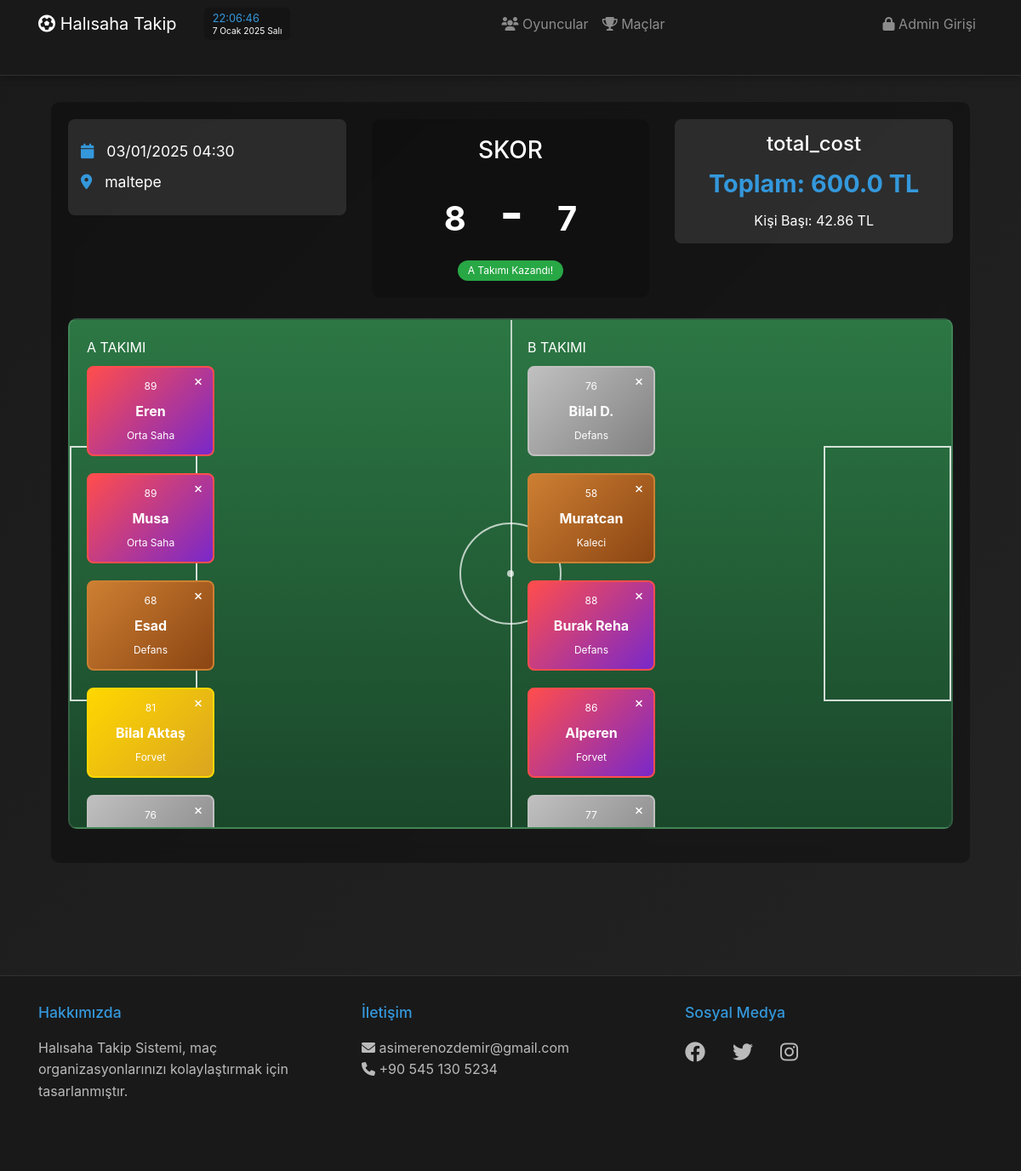
Page /matches/1 on the committed database.
### models.py (models this page shows, shortened)
class Match(db.Model):
    id = db.Column(db.Integer, primary_key=True)
    date = db.Column(db.DateTime, nullable=False)
    location = db.Column(db.String(100), nullable=False)
    total_cost = db.Column(db.Float, nullable=False)
    score_team_a = db.Column(db.Integer)
    score_team_b = db.Column(db.Integer)
    match_players = db.relationship(
        'MatchPlayer',
        cascade='all, delete-orphan',
        lazy=True,
        backref=db.backref('match', lazy=True)
    )
    players = db.relationship(
        'Player',
        secondary='match_player',
        backref=db.backref('matches', lazy=True)
    )

class MatchPlayer(db.Model):
    __tablename__ = 'match_player'
    id = db.Column(db.Integer, primary_key=True)
    match_id = db.Column(db.Integer, db.ForeignKey('match.id'))
    player_id = db.Column(db.Integer, db.ForeignKey('player.id'))
    team = db.Column(db.String(1))  # 'A' veya 'B'
    has_paid = db.Column(db.Boolean, default=False)
    payment_amount = db.Column(db.Float)
    player = db.relationship('Player', backref=db.backref('match_players', lazy=True))

class Player(db.Model):
    id = db.Column(db.Integer, primary_key=True)
    name = db.Column(db.String(100), nullable=False)
    position = db.Column(db.String(50))
    is_active = db.Column(db.Boolean, default=True)
    pace = db.Column(db.Integer, default=70)  # Hız
    shooting = db.Column(db.Integer, default=70)  # Şut
    passing = db.Column(db.Integer, default=70)  # Pas
    dribbling = db.Column(db.Integer, default=70)  # Dribling
    defending = db.Column(db.Integer, default=70)  # Defans
    physical = db.Column(db.Integer, default=70)  # Fizik
    @property
    def overall(self):
        weights = {
            'Kaleci': {'pace': 0.1, 'shooting': 0, 'passing': 0.2, 'dribbling': 0.1, 'defending': 0.4, 'physical': 0.2},
            'Defans': {'pace': 0.2, 'shooting': 0.1, 'passing': 0.2, 'dribbling': 0.1, 'defending': 0.3, 'physical': 0.1},
            'Orta Saha': {'pace': 0.15, 'shooting': 0.2, 'passing': 0.25, 'dribbling': 0.2, 'defending': 0.1, 'physical': 0.1},
            'Forvet': {'pace': 0.2, 'shooting': 0.3, 'passing': 0.15, 'dribbling': 0.2, 'defending': 0.05, 'physical': 0.1}
        }
        w = weights.get(self.position, weights['Orta Saha'])
        return int(
            self.pace * w['pace'] +
            self.shooting * w['shooting'] +
            self.passing * w['passing'] +
            self.dribbling * w['dribbling'] +
            self.defending * w['defending'] +
            self.physical * w['physical']
        )

### app.py (the view)
@app.route('/matches/<int:id>')
def match_detail(id):
    match = Match.query.get_or_404(id)
    is_admin = False
    token = request.cookies.get('jwt_token') or request.headers.get('Authorization', '').replace('Bearer ', '')
    if token:
        try:
            jwt.decode(token, app.config['SECRET_KEY'], algorithms=["HS256"])
            is_admin = True
        except:
            is_admin = False
    return render_template('match_detail.html',
                         match=match,
                         is_admin=is_admin,  # Template'e admin durumunu gönder
                         now=datetime.now())

### app.py (called while the page is built)
@app.context_processor
def utility_processor():
    def get_player_card_class(ovr):
        if ovr >= 85:
            return 'player-special'
        elif ovr >= 80:
            return 'player-gold'
        elif ovr >= 75:
            return 'player-silver'
        else:
            return 'player-bronze'
    return dict(get_player_card_class=get_player_card_class)

def get_translation(key, **kwargs):
    text = translations['tr'].get(key, key)  # Direkt Türkçe çevirileri al
    if kwargs:
        try:
            return text.format(**kwargs)
        except (KeyError, ValueError):
            return text
    return text

@app.context_processor
def utility_processor():
    return dict(translate=get_translation)

@app.context_processor
def inject_language():
    return {
        'current_lang': session.get('lang', 'tr'),
        'available_languages': {
            'tr': 'Türkçe',
            'en': 'English'
        }
    }

@app.before_request
def before_request():
    session['lang'] = 'tr'  # Her zaman Türkçe olacak

### templates/match_detail.html (shortened to what this page needs)
{% extends "base.html" %}
{% block content %}
<div class="container">
    <div class="match-detail-card">
        <div class="row g-3">
            <div class="col-12 col-md-4">
                <div class="info-card">
                    {% if is_admin %}
                    <div class="form-group">
                        <label><i class="fas fa-calendar"></i> Tarih</label>
                        <input type="datetime-local" class="form-control" id="match_date"
                               value="{{ match.date.strftime('%Y-%m-%dT%H:%M') }}">
                    </div>
                    <div class="form-group mt-2">
                        <label><i class="fas fa-map-marker-alt"></i> Konum</label>
                        <input type="text" class="form-control" id="match_location"
                               value="{{ match.location }}">
                    </div>
                    {% else %}
                    <div class="info-item">
                        <i class="fas fa-calendar"></i>
                        <span>{{ match.date.strftime('%d/%m/%Y %H:%M') }}</span>
                    </div>
                    <div class="info-item">
                        <i class="fas fa-map-marker-alt"></i>
                        <span>{{ match.location }}</span>
                    </div>
                    {% endif %}
                </div>
            </div>
            <div class="col-12 col-md-4">
                <div class="score-display text-center">
                    <h3>SKOR</h3>
                    {% if is_admin %}
                    <div class="score-input-group">
                        <input type="number" class="form-control score-input" id="score_team_a"
                               value="{{ match.score_team_a if match.score_team_a != None }}" min="0">
                        <span class="score-divider">-</span>
                        <input type="number" class="form-control score-input" id="score_team_b"
                               value="{{ match.score_team_b if match.score_team_b != None }}" min="0">
                        <button class="btn btn-sm btn-success ms-2" onclick="updateScore({{ match.id }})">
                            <i class="fas fa-save"></i>
                        </button>
                    </div>
                    {% else %}
                    <div class="score-numbers">
                        <span class="team-score">{{ match.score_team_a if match.score_team_a != None else '-' }}</span>
                        <span class="score-divider">-</span>
                        <span class="team-score">{{ match.score_team_b if match.score_team_b != None else '-' }}</span>
                    </div>
                    {% endif %}
                    {% if match.score_team_a is not none and match.score_team_b is not none %}
                        <div class="winner-badge mt-2">
                            {% if match.score_team_a > match.score_team_b %}
                                <div class="badge bg-success">A Takımı Kazandı!</div>
                            {% elif match.score_team_b > match.score_team_a %}
                                <div class="badge bg-success">B Takımı Kazandı!</div>
                            {% else %}
                                <div class="badge bg-warning">Berabere!</div>
                            {% endif %}
                        </div>
                    {% endif %}
                </div>
            </div>
            <div class="col-12 col-md-4">
                <div class="cost-display text-center">
                    <h4>{{ translate('total_cost') }}</h4>
                    <div class="cost-amount">{{ translate('total_amount', amount=match.total_cost) }}</div>
                    <div class="per-person-cost">
                        {{ translate('per_person_cost', amount="%.2f"|format(match.total_cost / match.match_players|length if match.match_players else 0)) }}
                    </div>
                </div>
            </div>
        </div>
        <div class="football-field-container mt-4">
            <div class="football-field">
                <div class="field-divider"></div>
                <div class="goal-left"></div>
                <div class="goal-right"></div>
                <div class="center-circle"></div>
                <div class="penalty-area-left"></div>
                <div class="penalty-area-right"></div>
                <div class="team-area team-a-area">
                    <div class="team-label">A TAKIMI</div>
                    {% for mp in match.match_players if mp.team == 'A' %}
                    <div class="player-card-field {{ get_player_card_class(mp.player.overall) }}">
                        <div class="player-info">
                            <span class="player-ovr badge">{{ mp.player.overall }}</span>
                            <span class="player-name">{{ mp.player.name }}</span>
                            <span class="player-position badge">{{ mp.player.position }}</span>
                        </div>
                        {% if is_admin %}
                        <div class="payment-toggle">
                            <button type="button"
                                    class="btn btn-sm {{ 'btn-success' if mp.has_paid else 'btn-danger' }}"
                                    onclick="togglePaymentStatus({{ mp.player.id }}, {{ match.id }})">
                                <i class="fas fa-{{ 'check' if mp.has_paid else 'times' }}"></i>
                            </button>
                        </div>
                        {% else %}
                        <div class="payment-status {{ 'paid' if mp.has_paid else 'unpaid' }}">
                            <i class="fas fa-{{ 'check' if mp.has_paid else 'times' }}"></i>
                        </div>
                        {% endif %}
                    </div>
                    {% endfor %}
                </div>
                <div class="team-area team-b-area">
                    <div class="team-label">B TAKIMI</div>
                    {% for mp in match.match_players if mp.team == 'B' %}
                    <div class="player-card-field {{ get_player_card_class(mp.player.overall) }}">
                        <div class="player-info">
                            <span class="player-ovr badge">{{ mp.player.overall }}</span>
                            <span class="player-name">{{ mp.player.name }}</span>
                            <span class="player-position badge">{{ mp.player.position }}</span>
                        </div>
                        {% if is_admin %}
                        <div class="payment-toggle">
                            <button type="button"
                                    class="btn btn-sm {{ 'btn-success' if mp.has_paid else 'btn-danger' }}"
                                    onclick="togglePaymentStatus({{ mp.player.id }}, {{ match.id }})">
                                <i class="fas fa-{{ 'check' if mp.has_paid else 'times' }}"></i>
                            </button>
                        </div>
                        {% else %}
                        <div class="payment-status {{ 'paid' if mp.has_paid else 'unpaid' }}">
                            <i class="fas fa-{{ 'check' if mp.has_paid else 'times' }}"></i>
                        </div>
                        {% endif %}
                    </div>
                    {% endfor %}
                </div>
            </div>
        </div>
    </div>
</div>
{% endblock %}

### static/css/style.css (style rules this page uses)
:root { --primary-color: #3498db; --secondary-color: #2ecc71; --accent-color: #e74c3c; --bg-gradient: linear-gradient(135deg, #1a1a1a, #2d2d2d, #1a1a1a); --card-gradient: linear-gradient(135deg, rgba(52, 152, 219, 0.1), rgba(46, 204, 113, 0.1)); --text-color: #ffffff; --border-color: rgba(255, 255, 255, 0.1); }
body { background: var(--bg-gradient); background-size: 400% 400%; animation: gradientBG 15s ease infinite; color: var(--text-color); min-height: 100vh; display: flex; flex-direction: column; margin: 0; padding: 0; }
.container { flex: 1 0 auto; padding-bottom: 2rem; }
.badge { padding: 6px 12px; border-radius: 20px; font-weight: normal; }
.team-area { position: absolute; width: 45%; height: 100%; padding: 20px; display: flex; flex-direction: column; gap: 10px; }
.team-a-area { left: 0; right: 50%; }
.team-b-area { left: 50%; right: 0; }
.football-field { background: linear-gradient(to bottom, #2c7744 0%, #1a472a 100%); position: relative; width: 100%; height: 600px; border-radius: 10px; border: 2px solid var(--border-color); overflow: hidden; margin-bottom: 20px; }
.field-divider { position: absolute; left: 50%; top: 0; width: 2px; height: 100%; background: rgba(255, 255, 255, 0.7); }
.center-circle { position: absolute; top: 50%; left: 50%; transform: translate(-50%, -50%); width: 120px; height: 120px; border: 2px solid rgba(255, 255, 255, 0.7); border-radius: 50%; }
.center-circle::after { content: ''; position: absolute; top: 50%; left: 50%; transform: translate(-50%, -50%); width: 8px; height: 8px; background: rgba(255, 255, 255, 0.7); border-radius: 50%; }
.penalty-area-left, .penalty-area-right { position: absolute; width: 150px; height: 300px; border: 2px solid rgba(255, 255, 255, 0.7); top: 50%; transform: translateY(-50%); }
.penalty-area-left { left: 0; }
.penalty-area-right { right: 0; }
.goal-left, .goal-right { position: absolute; width: 8px; height: 150px; background: rgba(255, 255, 255, 0.9); top: 50%; transform: translateY(-50%); }
.goal-left { left: -8px; }
.goal-right { right: -8px; }
.player-card-field { width: 150px; background: rgba(0, 0, 0, 0.5); border-radius: 8px; padding: 10px; cursor: move; transition: all 0.2s ease; position: relative; }
.player-card-field.player-bronze { background: linear-gradient(135deg, #cd7f32 0%, #8B4513 100%); border: 2px solid #cd7f32; }
.player-card-field.player-silver { background: linear-gradient(135deg, #C0C0C0 0%, #808080 100%); border: 2px solid #C0C0C0; }
.player-card-field.player-gold { background: linear-gradient(135deg, #FFD700 0%, #DAA520 100%); border: 2px solid #FFD700; }
.player-card-field.player-special { background: linear-gradient(135deg, #ff4d4d 0%, #7928ca 100%); border: 2px solid #ff4d4d; animation: specialGlow 2s infinite; }
.score-divider { font-size: 1.5em; margin: 0 10px; color: var(--text-color); }

### templates/match_detail.html (style rules this page uses)
.match-detail-card { background: rgba(0, 0, 0, 0.3); backdrop-filter: blur(10px); padding: 20px; border-radius: 10px; margin: 20px 0; }
.info-card { background: rgba(255, 255, 255, 0.1); padding: 15px; border-radius: 8px; }
.info-item { margin: 10px 0; font-size: 1.1em; }
.info-item i { margin-right: 10px; color: var(--primary-color); }
.score-display { background: rgba(0, 0, 0, 0.2); padding: 20px; border-radius: 10px; }
.score-numbers { font-size: 2.5em; font-weight: bold; margin: 10px 0; }
.team-score { padding: 0 20px; }
.score-divider { color: var(--text-color); }
.cost-display { background: rgba(255, 255, 255, 0.1); padding: 15px; border-radius: 8px; }
.cost-amount { font-size: 1.8em; font-weight: bold; color: var(--primary-color); margin: 10px 0; }
.payment-status { position: absolute; top: 5px; right: 5px; width: 24px; height: 24px; border-radius: 50%; display: flex; align-items: center; justify-content: center; font-size: 12px; }
.payment-status.unpaid { background: var(--danger-color); color: white; }
.player-card-field { transition: transform 0.2s ease; margin-bottom: 10px; }
.player-info { display: flex; flex-direction: column; align-items: center; gap: 5px; }
.player-name { font-weight: bold; text-align: center; word-break: break-word; }
.field-divider, .penalty-area-left, .penalty-area-right, .goal-left, .goal-right { border-width: 2px; border-color: rgba(255,255,255,0.8); }

### rows in the picture
Match: date "03/01/2025 04:30", location "maltepe", score_team_a "8", score_team_b "7"
MatchPlayer: player.overall "89", player.name "Eren", player.position "Orta Saha", has_paid False (drawn)
MatchPlayer: player.overall "89", player.name "Musa", player.position "Orta Saha", has_paid False (drawn)
MatchPlayer: player.overall "68", player.name "Esad", player.position "Defans", has_paid False (drawn)
MatchPlayer: player.overall "81", player.name "Bilal Aktaş", player.position "Forvet", has_paid False (drawn)
MatchPlayer: player.overall "76", has_paid False (drawn)
MatchPlayer: player.overall "76", player.name "Bilal D.", player.position "Defans", has_paid False (drawn)
MatchPlayer: player.overall "58", player.name "Muratcan", player.position "Kaleci", has_paid False (drawn)
MatchPlayer: player.overall "88", player.name "Burak Reha", player.position "Defans", has_paid False (drawn)
MatchPlayer: player.overall "86", player.name "Alperen", player.position "Forvet", has_paid False (drawn)
MatchPlayer: player.overall "77", has_paid False (drawn)

### other values in the picture
{{ translate('players') }} "Oyuncular"
{{ translate('matches') }} "Maçlar"
{{ translate('admin_login') }} "Admin Girişi"
{{ translate('total_cost') }} "total_cost"
{{ translate('about') }} "Hakkımızda"
{{ translate('contact') }} "İletişim"
{{ translate('social_media') }} "Sosyal Medya"
